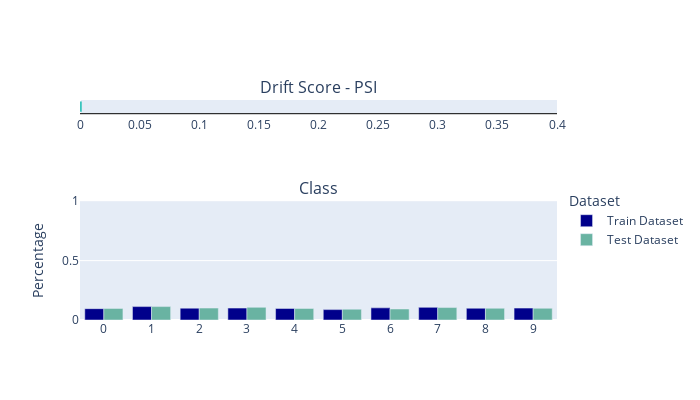

The cell this chart's notebook holds for it:
### Markdown cell above
## Running TrainTestLabelDrift on classification

### Code cell
check = TrainTestLabelDrift()
check.run(train_ds, test_ds)

### Figure 1 — Plotly figure (JSON) as saved in the notebook; plotly's stock layout.template omitted (floating-point values rounded to 4 significant figures)
{"data": [{"base": 0, "marker": {"color": "#01B8AA"}, "offsetgroup": "0", "orientation": "h", "showlegend": false, "type": "bar", "x": [0.001567], "xaxis": "x", "y": ["Drift Score"], "yaxis": "y"}, {"marker": {"color": "darkblue"}, "name": "Train Dataset", "type": "bar", "x": [0, 1, 2, 3, 4, 5, 6, 7, 8, 9], "xaxis": "x2", "y": [0.09538, 0.1128, 0.0995, 0.1001, 0.0972, 0.08744, 0.1021, 0.1063, 0.099, 0.1001], "yaxis": "y2"}, {"marker": {"color": "#69b3a2"}, "name": "Test Dataset", "type": "bar", "x": [0, 1, 2, 3, 4, 5, 6, 7, 8, 9], "xaxis": "x2", "y": [0.0974, 0.113, 0.1003, 0.1066, 0.0972, 0.0909, 0.0926, 0.1047, 0.0987, 0.0986], "yaxis": "y2"}], "layout": {"annotations": [{"font": {"size": 16}, "showarrow": false, "text": "Drift Score - PSI", "x": 0.5, "xanchor": "center", "xref": "paper", "y": 1, "yanchor": "bottom", "yref": "paper"}, {"font": {"size": 16}, "showarrow": false, "text": "Class", "x": 0.5, "xanchor": "center", "xref": "paper", "y": 0.54, "yanchor": "bottom", "yref": "paper"}], "height": 400, "legend": {"title": {"text": "Dataset"}, "y": 0.6, "yanchor": "top"}, "width": 700, "xaxis": {"anchor": "y", "domain": [0, 1], "dtick": 0.05, "fixedrange": true, "gridcolor": "black", "linecolor": "black", "range": [0, 0.4], "showgrid": false}, "xaxis2": {"anchor": "y2", "domain": [0, 1], "type": "category"}, "yaxis": {"anchor": "x", "color": "black", "domain": [0.94, 1], "fixedrange": true, "showgrid": false, "showline": false, "showticklabels": false, "zeroline": false}, "yaxis2": {"anchor": "x2", "domain": [0, 0.54], "fixedrange": true, "range": [0, 1], "title": {"text": "Percentage"}}}}
